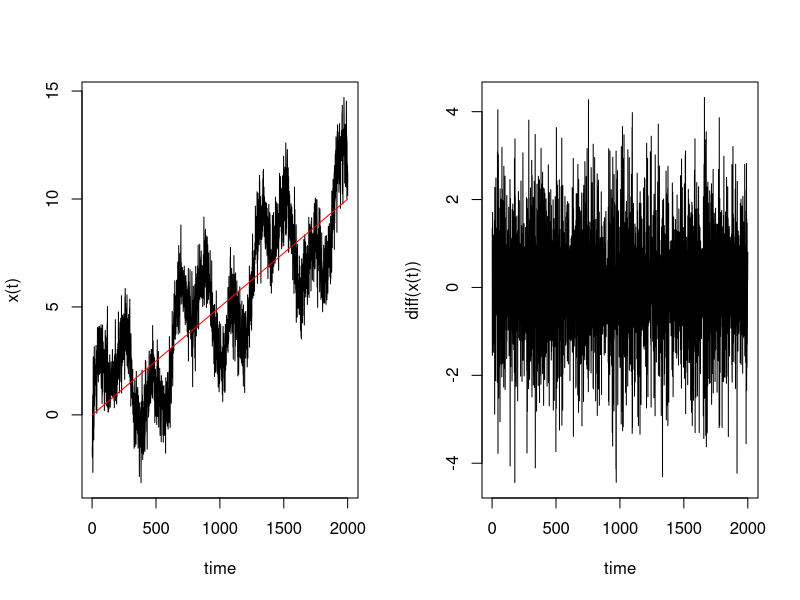
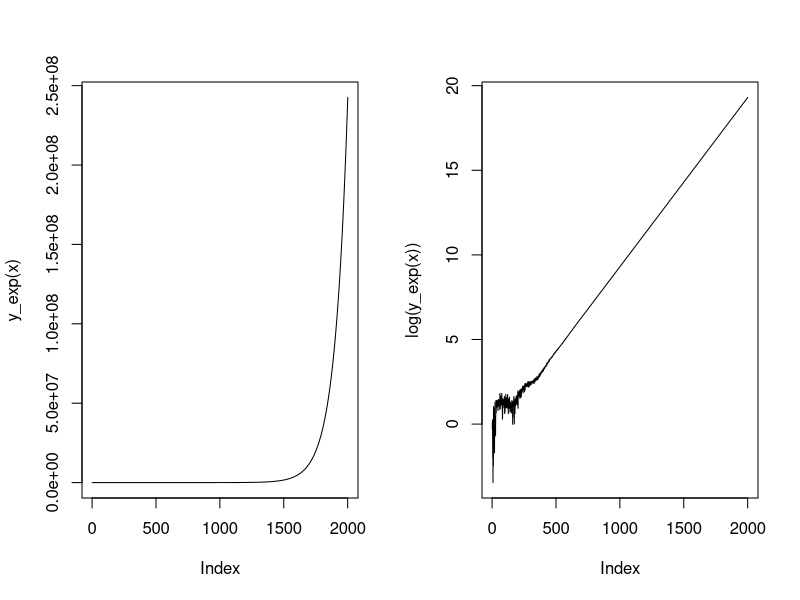

Generate these figures, in order, with R:
###### Stationarity

x <- seq(0,20,0.01)

# Linear trend
y_lin <- function(x){
  1/2*x + 2*sin(x) + 1.5*sin(3*x) + rnorm(x,0,1)
}

# Exponential trend
y_exp <- function(x){
  1/2*exp(x) + 2*sin(x) + 1.5*sin(3*x) + rnorm(x,0,1)
}

# Differencing
par(mfrow = c(1,2))
plot(y_lin(x), xlab = "time", ylab = "x(t)", type = "l")
lines(1/2*x, col = "red")
plot(diff(y_lin(x)), type = "l", xlab = "time", ylab = "diff(x(t))")

# Log-transform
par(mfrow = c(1,2))
plot(y_exp(x), type = "l")
plot(log(y_exp(x)), type = "l")


